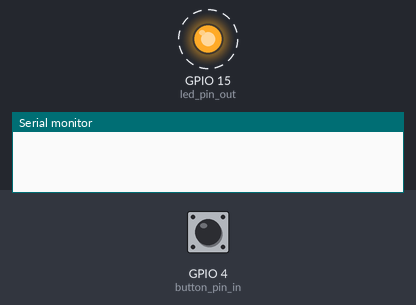
A program run on a simulated ESP32-S3. Shown: output pins drawn as LEDs (lit = HIGH), the last lines printed to the serial monitor. Dashed ring = blinking. Inputs (shaded band) come from the test bench; at power-on: GPIO 4 (button_pin_in) HIGH.

Above: at 0.87 s.
1.3 s: GPIO 4 (button_pin_in) pulled LOW for 0.15 s
At 1.3 s:
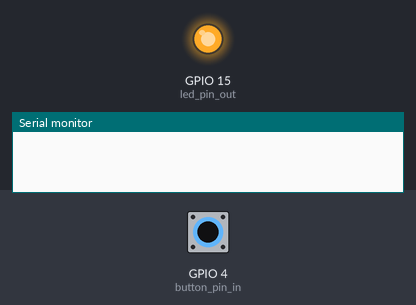
2.9 s: GPIO 4 (button_pin_in) pulled LOW for 1 s
At 3.7 s:
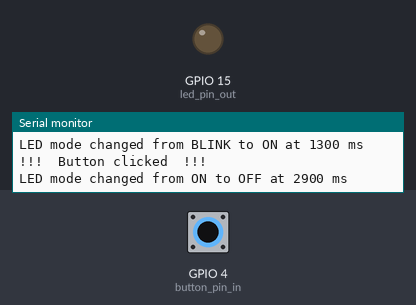
5.4 s: GPIO 4 (button_pin_in) driven LOW
At 5.52 s:
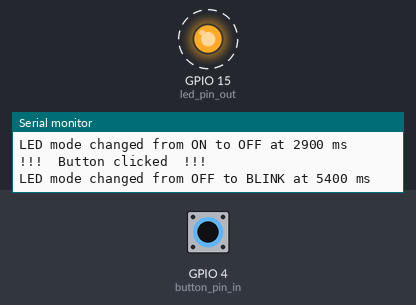
Timing chart, 0 to 14.4 s (numbered marks = the images above; inputs shaded):
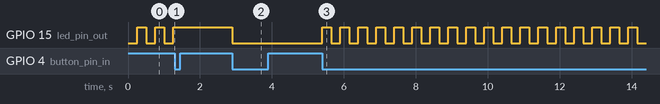

The program:

main.cpp
```cpp
#include <Arduino.h>

enum LedState {
  ON,
  OFF
};

enum LedMode {
  MODE_BLINK,
  MODE_ON,
  MODE_OFF
};

class Parameters {
public:
  static constexpr uint8_t button_pin_in = 4;
  static constexpr uint8_t led_pin_out = 15;
  static constexpr uint16_t blink_delay_ms = 250;
  static constexpr uint16_t button_debounce_ms = 200;
  static constexpr uint32_t loop_report_iterations = 1000000;
};

class Led {
public:
  void init() {
    pinMode(Parameters::led_pin_out, OUTPUT);
    set(OFF);
    this->last_blink_ms = millis();
  }

  void set(LedState state) {
    this->state = state;
    digitalWrite(Parameters::led_pin_out, state == ON ? HIGH : LOW);
  }

  void blink() {
    const uint32_t now = millis();
    if (now - this->last_blink_ms < Parameters::blink_delay_ms) {
      return;
    }
    this->last_blink_ms = now;
    set(state == ON ? OFF : ON);
  }

  void update_state() {
    switch (this->mode) {
      case MODE_BLINK:
        blink();
        break;
      case MODE_ON:
        set(ON);
        break;
      case MODE_OFF:
        set(OFF);
        break;
    }
  }

  void update_mode() {
    switch (this->mode) {
      case MODE_BLINK:
        this->mode = MODE_ON;
        Serial.print("LED mode changed from BLINK to ON at ");
        Serial.print(millis());
        Serial.println(" ms");
        break;
      case MODE_ON:
        this->mode = MODE_OFF;
        Serial.print("LED mode changed from ON to OFF at ");
        Serial.print(millis());
        Serial.println(" ms");
        break;
      case MODE_OFF:
        this->mode = MODE_BLINK;
        Serial.print("LED mode changed from OFF to BLINK at ");
        Serial.print(millis());
        Serial.println(" ms");
        break;
    }
  }

private:
  LedState state = OFF;
  LedMode mode = MODE_BLINK;
  uint32_t last_blink_ms = 0;
};

class LoopTracker {
public:
  void start() {
    loop_start_us = micros();
  }

  void track() {
    const uint32_t iteration_time_us = micros() - loop_start_us;
    ++loop_iterations;
    total_loop_time_us += iteration_time_us;
    max_loop_time_us = max(max_loop_time_us, iteration_time_us);

    if (loop_iterations % Parameters::loop_report_iterations == 0) {
      Serial.print("Iterations: ");
      Serial.print(loop_iterations);
      Serial.print(", mean loop time so far: ");
      Serial.print(total_loop_time_us / loop_iterations);
      Serial.print(" us, max loop time so far: ");
      Serial.print(max_loop_time_us);
      Serial.println(" us");
    }
  }

private:
  uint32_t loop_start_us = 0;
  uint32_t loop_iterations = 0;
  uint64_t total_loop_time_us = 0;
  uint32_t max_loop_time_us = 0;
};

Led led;

volatile bool button_pressed = false;

void button_interrupt() {
  button_pressed = true;
}

void setup() {
  Serial.begin(115200);

  led.init();

  pinMode(Parameters::button_pin_in, INPUT_PULLUP);
  attachInterrupt(
    digitalPinToInterrupt(Parameters::button_pin_in),
    button_interrupt,
    FALLING
  );
}

void loop() {
  static LoopTracker loop_tracker;
  static uint32_t last_button_press_ms = 0;
  loop_tracker.start();

  if (button_pressed) {
    button_pressed = false;
    const uint32_t now = millis();
    if (now - last_button_press_ms >= Parameters::button_debounce_ms) {
      last_button_press_ms = now;
      Serial.println("!!!  Button clicked  !!!");
      led.update_mode();
    }
  }

  led.update_state();

  loop_tracker.track();
}
```

Measured:
- after the input at 1.3 s, GPIO 15 (led_pin_out): stops changing and stays HIGH
- after the input at 2.9 s, GPIO 15 (led_pin_out): HIGH → LOW at once
- after the input at 5.4 s, GPIO 15 (led_pin_out): alternates HIGH for 0.25 s and LOW for 0.25 s, starting at once
- by itself, GPIO 15 (led_pin_out): alternates HIGH for 0.25 s and LOW for 0.25 s
